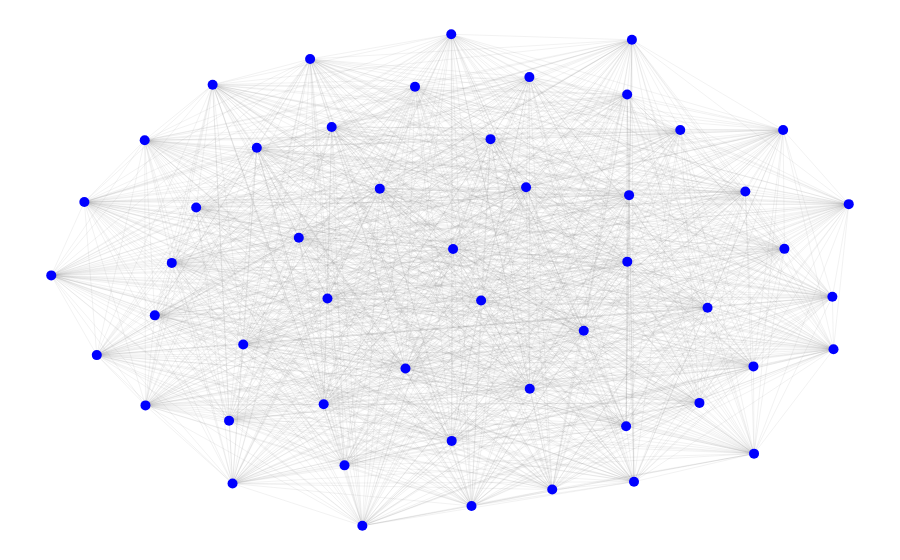

Notebook source saved alongside this figure:
### Markdown cell above
## Visualize the alignment network

### Code cell
pairwise_network(
    alignments=alignments,
    weight="identity",
    color="name",
    label="organism",
)
